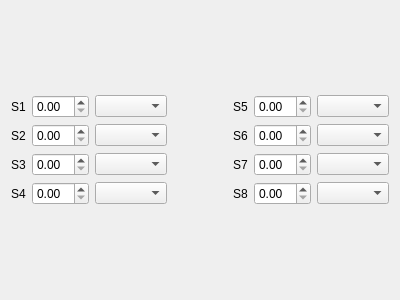
<?xml version="1.0" encoding="UTF-8"?>
<ui version="4.0">
 <class>GroupMotion</class>
 <widget class="QWidget" name="GroupMotion">
  <property name="geometry">
   <rect>
    <x>0</x>
    <y>0</y>
    <width>400</width>
    <height>300</height>
   </rect>
  </property>
  <property name="windowTitle">
   <string>Form</string>
  </property>
  <layout class="QGridLayout" name="gridLayout_2">
   <item row="0" column="0">
    <layout class="QGridLayout" name="gridLayout">
     <item row="0" column="3">
      <spacer name="horizontalSpacer">
       <property name="orientation">
        <enum>Qt::Horizontal</enum>
       </property>
       <property name="sizeHint" stdset="0">
        <size>
         <width>40</width>
         <height>20</height>
        </size>
       </property>
      </spacer>
     </item>
     <item row="0" column="1">
      <widget class="QDoubleSpinBox" name="dspS1Time"/>
     </item>
     <item row="2" column="0">
      <widget class="QLabel" name="label_3">
       <property name="text">
        <string>S3</string>
       </property>
      </widget>
     </item>
     <item row="0" column="0">
      <widget class="QLabel" name="label_2">
       <property name="text">
        <string>S1</string>
       </property>
      </widget>
     </item>
     <item row="3" column="5">
      <widget class="QDoubleSpinBox" name="dspS8Time"/>
     </item>
     <item row="1" column="4">
      <widget class="QLabel" name="label_8">
       <property name="text">
        <string>S6</string>
       </property>
      </widget>
     </item>
     <item row="0" column="4">
      <widget class="QLabel" name="label_7">
       <property name="text">
        <string>S5</string>
       </property>
      </widget>
     </item>
     <item row="0" column="2">
      <widget class="QComboBox" name="cbS1"/>
     </item>
     <item row="3" column="0">
      <widget class="QLabel" name="label_4">
       <property name="text">
        <string>S4</string>
       </property>
      </widget>
     </item>
     <item row="2" column="6">
      <widget class="QComboBox" name="cbS7"/>
     </item>
     <item row="2" column="2">
      <widget class="QComboBox" name="cbS3"/>
     </item>
     <item row="0" column="5">
      <widget class="QDoubleSpinBox" name="dspS5Time"/>
     </item>
     <item row="1" column="1">
      <widget class="QDoubleSpinBox" name="dspS2Time"/>
     </item>
     <item row="2" column="4">
      <widget class="QLabel" name="label_9">
       <property name="text">
        <string>S7</string>
       </property>
      </widget>
     </item>
     <item row="1" column="2">
      <widget class="QComboBox" name="cbS2"/>
     </item>
     <item row="0" column="6">
      <widget class="QComboBox" name="cbS5"/>
     </item>
     <item row="2" column="5">
      <widget class="QDoubleSpinBox" name="dspS7Time"/>
     </item>
     <item row="3" column="6">
      <widget class="QComboBox" name="cbS8"/>
     </item>
     <item row="1" column="6">
      <widget class="QComboBox" name="cbS6"/>
     </item>
     <item row="3" column="4">
      <widget class="QLabel" name="label_10">
       <property name="text">
        <string>S8</string>
       </property>
      </widget>
     </item>
     <item row="3" column="2">
      <widget class="QComboBox" name="cbS4"/>
     </item>
     <item row="3" column="1">
      <widget class="QDoubleSpinBox" name="dspS4Time"/>
     </item>
     <item row="1" column="5">
      <widget class="QDoubleSpinBox" name="dspS6Time"/>
     </item>
     <item row="1" column="0">
      <widget class="QLabel" name="label">
       <property name="text">
        <string>S2</string>
       </property>
      </widget>
     </item>
     <item row="2" column="1">
      <widget class="QDoubleSpinBox" name="dspS3Time"/>
     </item>
    </layout>
   </item>
  </layout>
 </widget>
 <resources/>
 <connections/>
</ui>
